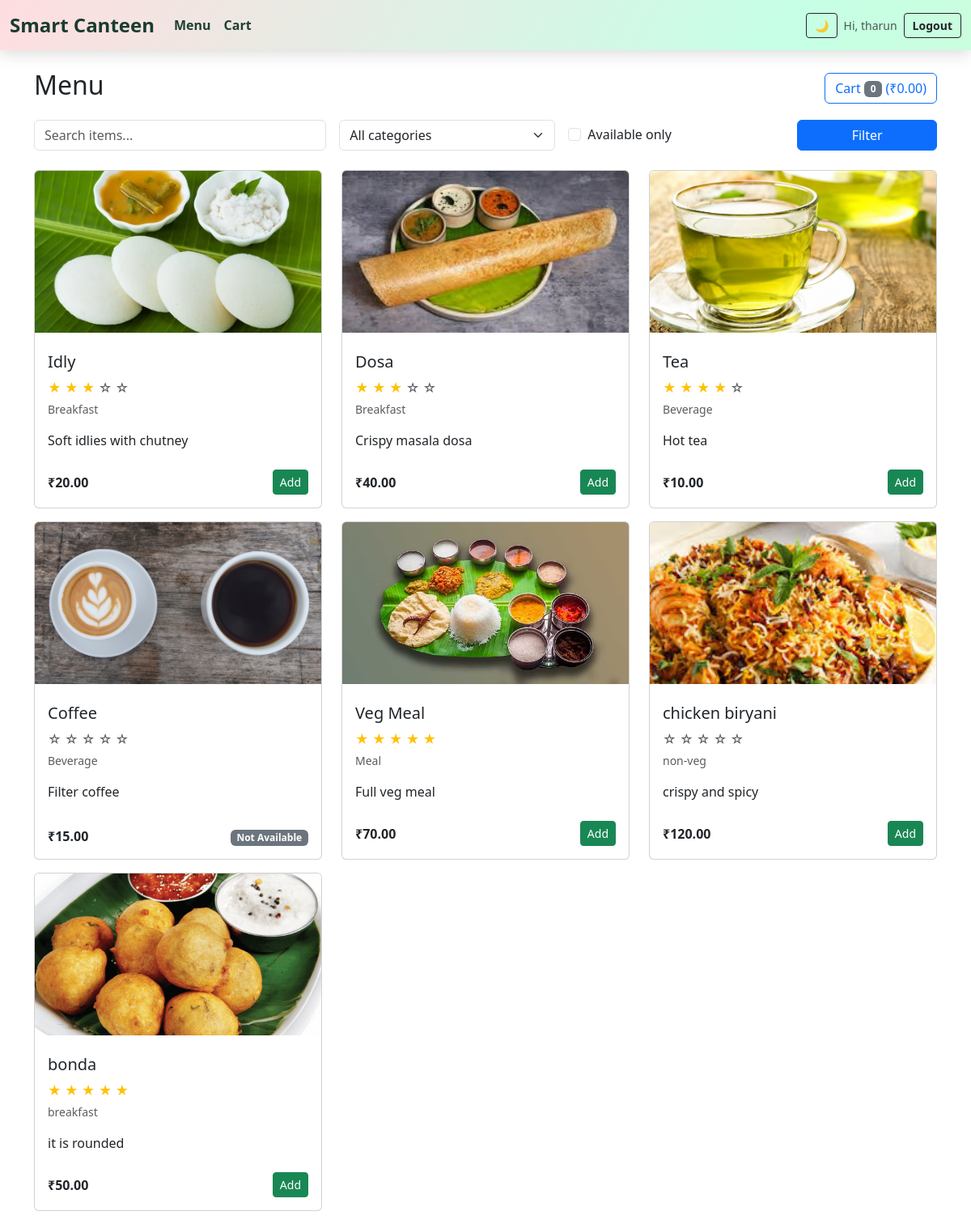
The app's page /menu/ (signed in) with its own data.
### menu_app/models.py (models this page shows, shortened)
class Item(models.Model):
    name = models.CharField(max_length=100)
    description = models.TextField(blank=True)
    price = models.DecimalField(max_digits=7, decimal_places=2)
    category = models.CharField(
        max_length=50,
        choices=CATEGORY_CHOICES,
        blank=True
    )
    available = models.BooleanField(default=True)
    image = models.ImageField(
        upload_to='menu_images/',
        blank=True,
        null=True
    )
    rating = models.PositiveIntegerField(
        default=0,
        validators=[
            MinValueValidator(0),
            MaxValueValidator(5)
        ]
    )

### menu_app/views.py (the view)
# urls.py: path('menu/', views.menu_list, name='menu_list'),
@login_required(login_url='login')
def menu_list(request):
    items = Item.objects.all()
    q = request.GET.get("q")
    if q:
        items = items.filter(name__icontains=q)
    selected_category = request.GET.get("category")
    if selected_category and selected_category != "":
        items = items.filter(category=selected_category)
    available_only = request.GET.get("available_only")
    if available_only == "on":
        items = items.filter(available=True)
    categories = Item.objects.values_list("category", flat=True).distinct()
    cart = _get_cart(request)
    total = Decimal("0.00")
    for item_id, qty in cart.items():
        try:
            item = Item.objects.get(id=item_id)
            total += item.price * qty
        except Item.DoesNotExist:
            pass
    return render(request, "menu.html", {
        "items": items,
        "categories": categories,
        "selected_category": selected_category,
        "cart_total": total,
        "cart_count": sum(cart.values()),
        "form": request.GET,
    })

### menu_app/views.py (called while the page is built)
def _get_cart(request):
    return request.session.get('cart', {})

### templates/menu.html (shortened to what this page needs)
{% extends 'base.html' %}
{% block content %}
<div class="d-flex justify-content-between align-items-center mb-3">
  <h2>Menu</h2>
  <div>
    <a href="{% url 'cart_view' %}" class="btn btn-outline-primary">
      Cart <span class="badge bg-secondary">{{ cart_count }}</span> (₹{{ cart_total }})
    </a>
  </div>
</div>
<form method="get" class="row g-3 mb-4">
  <div class="col-md-4">
    <input
      type="text"
      name="q"
      value="{{ request.GET.q }}"
      class="form-control"
      placeholder="Search items..."
    >
  </div>
  <div class="col-md-3">
    <select name="category" class="form-select">
      <option value="">All categories</option>
    </select>
  </div>
  <div class="col-md-3 d-flex align-items-center">
    <div class="form-check">
      <input
        class="form-check-input"
        type="checkbox"
        name="available_only"
        id="available_only"
        value="on"
      >
      <label class="form-check-label" for="available_only">Available only</label>
    </div>
  </div>
  <div class="col-md-2">
    <button class="btn btn-primary w-100" type="submit">Filter</button>
  </div>
</form>
<div class="row">
  {% for item in items %}
  <div class="col-md-4 mb-3">
    <div class="card h-100">
      {% if item.image %}
        <img src="{{ item.image.url }}" class="card-img-top" style="height:200px; object-fit:cover;">
      {% else %}
        <img src="https://via.placeholder.com/300x200.png?text=No+Image" class="card-img-top">
      {% endif %}
      <div class="card-body d-flex flex-column">
        <h5 class="card-title mt-2">{{ item.name }}</h5>
        <div class="mb-1">
          {% for i in "12345" %}
            {% if forloop.counter <= item.rating %}
              <span class="text-warning">★</span>
            {% else %}
              <span class="text-muted">☆</span>
            {% endif %}
          {% endfor %}
        </div>
        <p class="card-text text-muted small">{{ item.category }}</p>
        <p class="card-text flex-grow-1">{{ item.description|default:"Tasty item" }}</p>
        <div class="d-flex justify-content-between align-items-center mt-2">
          <span class="fw-bold">₹{{ item.price }}</span>
          <div>
            {% if item.available %}
              <a href="{% url 'add_to_cart' item.id %}" class="btn btn-sm btn-success">Add</a>
            {% else %}
              <span class="badge bg-secondary">Not Available</span>
            {% endif %}
          </div>
        </div>
      </div>
    </div>
  </div>
  {% empty %}
  <p>No items found.</p>
  {% endfor %}
</div>
{% endblock %}

### templates/base.html (shortened to what this page needs)
<!DOCTYPE html>
<html lang="en" data-bs-theme="light" id="htmlRoot">
<head>
  <link href="https://cdn.jsdelivr.net/npm/bootstrap@5.3.3/dist/css/bootstrap.min.css" rel="stylesheet">
</head>
<body>
  <nav class="navbar navbar-expand-lg animated-navbar fixed-top">
    <div class="container-fluid">
      <a class="navbar-brand" href="{% url 'home' %}">Smart Canteen</a>
      <div class="collapse navbar-collapse" id="navbarNav">
        <ul class="navbar-nav me-auto">
          <li class="nav-item"><a class="nav-link" href="{% url 'menu_list' %}">Menu</a></li>
          <li class="nav-item"><a class="nav-link" href="{% url 'cart_view' %}">Cart</a></li>
        </ul>
        <div class="d-flex align-items-center gap-2">
          <button class="btn btn-outline-dark btn-sm" id="themeToggle">🌙</button>
          {% if user.is_authenticated %}
          <span class="navbar-text small">Hi, {{ user.username }}</span>
          <form method="post" action="{% url 'logout' %}" style="display:inline;">
            <button class="btn btn-outline-dark btn-sm">Logout</button>
          </form>
          {% else %}
          <a href="{% url 'login' %}" class="btn btn-outline-dark btn-sm">Login</a>
          <a href="{% url 'register' %}" class="btn btn-success btn-sm">Signup</a>
          {% endif %}
        </div>
      </div>
    </div>
  </nav>
  <div class="container mt-3">
    {% block content %}{% endblock %}
  </div>
</body>
</html>

### templates/base.html (style rules this page uses)
body { padding-top: 70px; }
.animated-navbar { background: linear-gradient(120deg, #ffdde1, #c6ffe6, #d4f8c4, #ffe9c8, #ffd6e8, #e0d7ff); background-size: 400% 400%; animation: rainbowFlow 12s ease infinite; padding: 10px 0; box-shadow: 0 4px 20px rgba(0, 0, 0, 0.15); backdrop-filter: blur(10px); }
.animated-navbar .navbar-brand { color: #1a3b2f !important; font-weight: 800; font-size: 1.5rem; }
.animated-navbar .nav-link { color: #1f3f32 !important; font-weight: 600; transition: 0.3s ease; }
.animated-navbar .btn-outline-dark, .animated-navbar .btn-success { font-weight: 600; padding: 4px 10px; }
.animated-navbar { padding: 8px 0 !important; }

### records on screen
Item: image (picture), name "Idly", rating 3 (drawn), category "Breakfast", description "Soft idlies with chutney", price "20.00", available "Add"
Item: image (picture), name "Dosa", rating 3 (drawn), category "Breakfast", description "Crispy masala dosa", price "40.00", available "Add"
Item: image (picture), name "Tea", rating 4 (drawn), category "Beverage", description "Hot tea", price "10.00", available "Add"
Item: image (picture), name "Coffee", rating 0 (drawn), category "Beverage", description "Filter coffee", price "15.00", available "Not Available"
Item: image (picture), name "Veg Meal", rating 5 (drawn), category "Meal", description "Full veg meal", price "70.00", available "Add"
Item: image (picture), name "chicken biryani", rating 0 (drawn), category "non-veg", description "crispy and spicy", price "120.00", available "Add"
Item: image (picture), name "bonda", rating 5 (drawn), category "breakfast", description "it is rounded", price "50.00", available "Add"

### other values on screen
{{ user.username }} "tharun"
{{ cart_count }} "0"
{{ cart_total }} "0.00"
